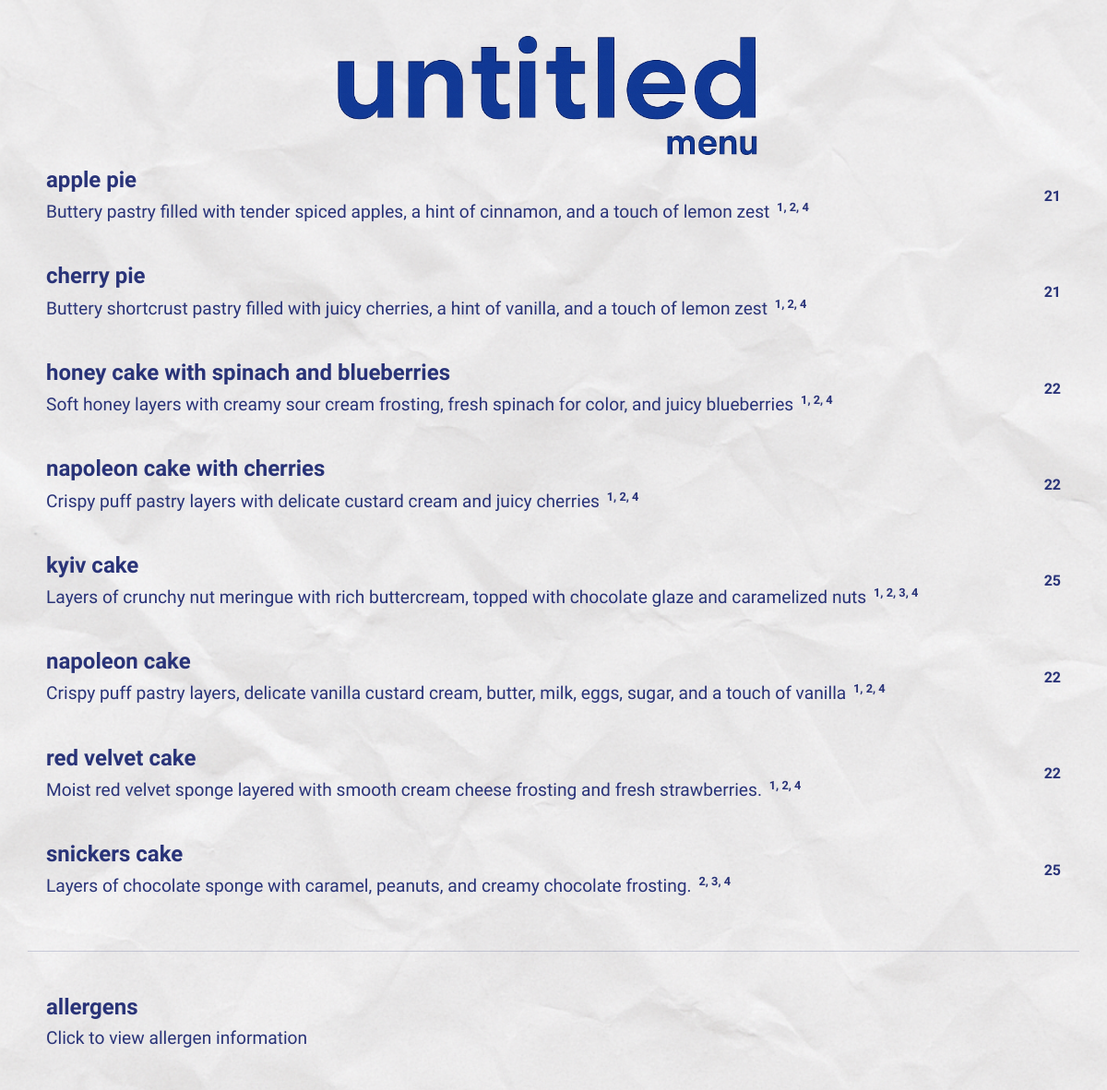
Screenshot of /sweets/ with the database file from the repository.
### menu/models.py (models this page shows, shortened)
class Sweet(models.Model):
    name = models.CharField(max_length=100)
    image = models.ImageField(upload_to='menu/images/', blank=True, null=True)
    description = models.TextField(blank=True)
    allergens = models.TextField(blank=True)
    price = models.DecimalField(max_digits=8, decimal_places=2, default=0)
    order = models.PositiveIntegerField(default=0)
    is_active = models.BooleanField(default=True)
    created_at = models.DateTimeField(auto_now_add=True, blank=True, null=True)
    updated_at = models.DateTimeField(auto_now=True, blank=True, null=True)
    @property
    def price_display(self):
        if self.price == self.price.to_integral_value():
            return int(self.price)
        return self.price

### menu/views.py (the view)
# urls.py: path('sweets/', views.sweets_list, name='sweets'),
def sweets_list(request):
    sweets = Sweet.objects.filter(is_active=True).order_by('order', 'name')
    return render(request, 'menu/sweets.html', {'sweets': sweets})

### menu/templates/menu/sweets.html (shortened to what this page needs)
{% extends 'menu/base.html' %}
{% load static %}
{% block body_class %}sweets-page{% endblock %}
{% block content %}
<div class="menu-page">
    <div class="logo">
        <img src="{% static 'menu/images/logo.png' %}" alt="Untitled Sweets" class="logo-img">
    </div>
    {% for sweet in sweets %}
        <div class="menu-item" data-id="{{ sweet.id }}" {% if sweet.description %}data-description="{{ sweet.description }}"{% endif %} {% if sweet.image %}data-image="{{ sweet.image.url }}"{% endif %}>
            <div class="menu-center">
                <h3>{{ sweet.name }}</h3>
                {% if sweet.description %}
                    <p class="description">
                        {{ sweet.description }}
                        {% if sweet.allergens %}
                            <sup class="allergens-sup">{{ sweet.allergens }}</sup>
                        {% endif %}
                    </p>
                {% elif sweet.allergens %}
                    <p class="description">
                        <sup class="allergens-sup">{{ sweet.allergens }}</sup>
                    </p>
                {% endif %}
            </div>
            <div class="menu-right">
                <p>{{ sweet.price_display }}</p>
            </div>
        </div>
    {% empty %}
        <p class="empty">No sweets available 🍰</p>
    {% endfor %}
    <div class="allergens-section">
        <div class="menu-item allergens-item" data-allergens-info="true">
            <div class="menu-center">
                <h3>Allergens</h3>
                <p class="description">Click to view allergen information</p>
            </div>
        </div>
    </div>
</div>
{% endblock %}

### menu/static/menu/css/styles.css (style rules this page uses)
body { background-image: url("../images/background.png"); background-size: cover; background-position: center; background-repeat: no-repeat; background-attachment: fixed; color: #293378; font-family: 'Montserrat Alternates', sans-serif; font-weight: bold; margin: 0; padding: 0; text-align: center; overflow-x: hidden; }
.logo { display: flex; justify-content: center; align-items: center; margin-top: 150px; margin-bottom: 20px; }
.logo-img { position: absolute; width: 65%; max-width: 450px; height: auto; }
.menu-page { text-align: left; padding: 40px 30px 40px; color: #293378; min-height: 100vh; }
.menu-page .logo { color: #293378; text-align: center; margin-top: 50px; margin-bottom: 75px; font-size: 2.5rem; font-weight: 700; text-transform: lowercase; letter-spacing: -1px; }
.menu-page .logo img { width: 75%; max-width: 650px; height: auto; display: block; margin: 0 auto; }
.menu-item { display: flex; justify-content: space-between; align-items: center; gap: 40px; padding: 0; line-height: 1.2; margin: 0; height: auto; }
.menu-center { flex: 1; text-align: left; overflow: hidden; }
.menu-right { flex: 0 0 auto; text-align: left; min-width: 40px; }
.menu-item h3 { color: #293378; font-size: clamp(0.2rem, 3vw, 1.5rem); margin: 0; padding: 0; text-transform: lowercase; white-space: nowrap; line-height: 1.2; }
.menu-item p { color: #293378; margin: 0; padding: 0; font-size: clamp(0.2rem, 2vw, 1rem); white-space: nowrap; line-height: 1.2; }
.description, .ingredients { font-size: 0.8rem; color: #666; margin: 2px 0; line-height: 1.2; }
.menu-center .description { font-size: clamp(0.0rem, 2vw, 1.2rem); color: #293378; margin: 5px 0 0 0; line-height: 1.3; font-weight: normal; }
.allergens-sup { font-size: clamp(0.0rem, 1.5vw, 0.8rem); color: #293378; font-weight: bold; margin-left: 3px; vertical-align: super; }
.toasts-page .menu-item, .sweets-page .menu-item { display: flex; align-items: center; justify-content: space-between; padding: 15px 20px; margin-bottom: 10px; }
.toasts-page .menu-center, .sweets-page .menu-center { flex: 1; text-align: left; }
.toasts-page .menu-right, .sweets-page .menu-right { flex: 0 0 auto; text-align: right; margin-left: 20px; }
.toasts-page .menu-center .description, .sweets-page .menu-center .description { word-wrap: break-word; word-break: break-word; overflow-wrap: break-word; white-space: normal; line-height: 1.4; max-width: 100%; }
.toasts-page .menu-center h3, .sweets-page .menu-center h3 { white-space: normal; word-wrap: break-word; word-break: normal; overflow-wrap: break-word; line-height: 1.3; hyphens: none; }
.allergens-section { margin-top: 40px; padding-top: 20px; border-top: 1px solid rgba(41, 51, 120, 0.2); }
.allergens-item { margin: 10px 0; }

### rows the page displays
Sweet: name "apple pie", description "Buttery pastry filled with…", price_display "21"
Sweet: name "cherry pie", description "Buttery shortcrust pastry…", price_display "21"
Sweet: name "honey cake with spinach and blueberries", description "Soft honey layers with creamy…", price_display "22"
Sweet: name "napoleon cake with cherries", description "Crispy puff pastry layers…", price_display "22"
Sweet: name "kyiv cake", description "Layers of crunchy nut meringue with rich buttercream, topped with chocolate glaze and caramelized nuts", allergens "1, 2, 3, 4", price_display "25"
Sweet: name "napoleon cake", description "Crispy puff pastry layers, delicate vanilla custard cream, butter, milk, eggs, sugar, and a touch of vanilla", allergens "1, 2, 4", price_display "22"
Sweet: name "red velvet cake", description "Moist red velvet sponge layered with smooth cream cheese frosting and fresh strawberries.", allergens "1, 2, 4", price_display "22"
Sweet: name "snickers cake", description "Layers of chocolate sponge with caramel, peanuts, and creamy chocolate frosting.", allergens "2, 3, 4", price_display "25"
